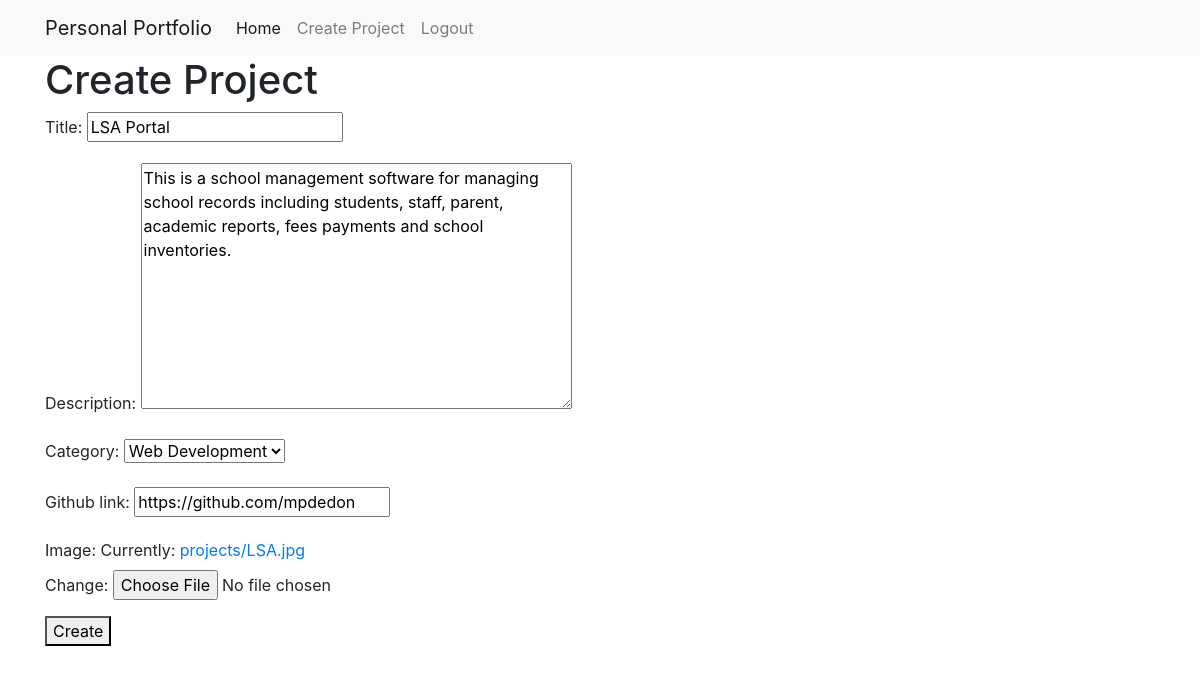
The page /project/1/update/ (signed in) on the database its author committed.
### portfolio/projects/models.py (models this page shows, shortened)
class Project(models.Model):
    title = models.CharField(max_length=300)
    description = models.TextField(blank=True)
    image = models.ImageField(upload_to='projects')
    category = models.ForeignKey(Category, on_delete=models.CASCADE)
    technology = models.CharField(max_length=30)
    github_link = models.URLField()
    created_at = models.DateTimeField(auto_now_add=True)

### portfolio/projects/views.py (the view)
# urls.py: path('project/<int:pk>/update/', ProjectUpdateView.as_view(), name='project_update'),
class ProjectUpdateView(LoginRequiredMixin, UpdateView):
    model = Project
    template_name = 'projects/project_create.html'
    form_class = ProjectForm

### portfolio/projects/forms.py
class ProjectForm(forms.ModelForm):
    class Meta:
        model = Project
        fields = ['title', 'description', 'image', 'technology', 'github_link']

### portfolio/projects/models.py (called while the page is built)
    def __str__(self):
        return self.name

### portfolio/projects/templates/projects/project_create.html (shortened to what this page needs)
{% extends 'projects/base.html' %}
{% block content %}
    <h1>Create Project</h1>
    <form method="post" enctype="multipart/form-data">
        {{ form.as_p }}
        <button type="submit">Create</button>
    </form>
{% endblock %}

### rows shown on the page
Project: title "LSA Portal", description "This is a school management software for managing school records including students, staff, parent, academic reports, fees payments and school inventories.", category "Web Development", github_link "https://github.com/mpdedon"
